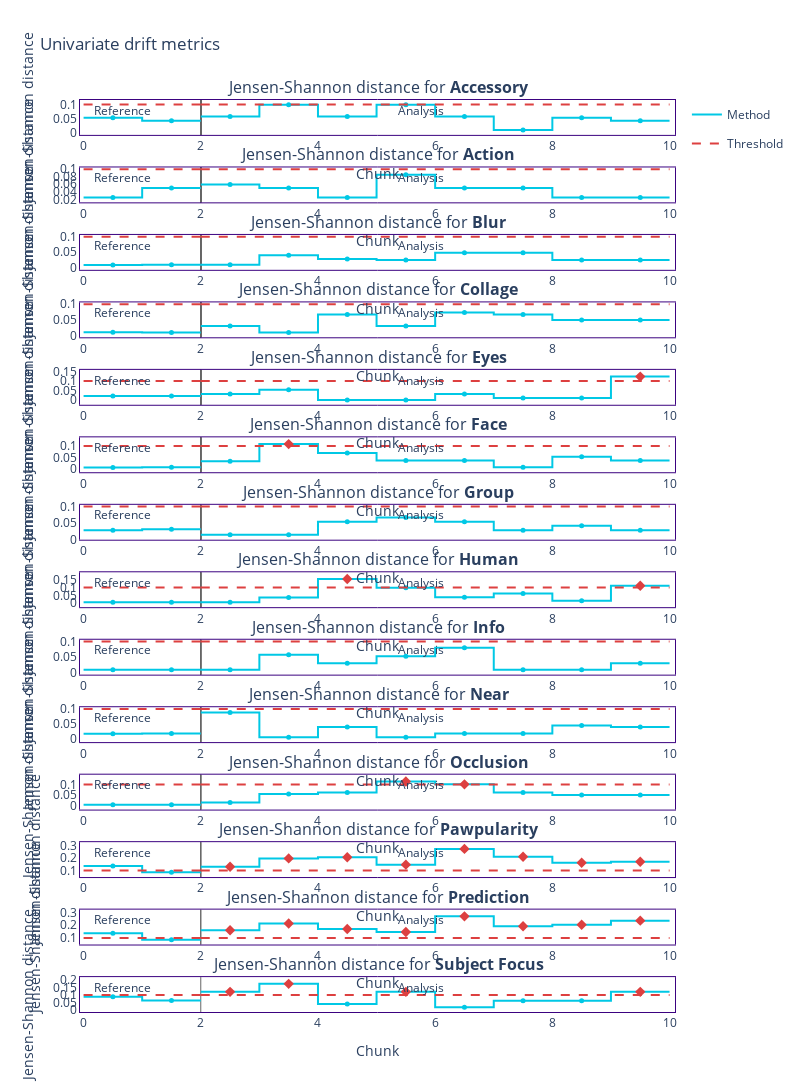

Source (notebook cell):
### Code cell
fig = drift_result.plot(kind = 'drift')
fig.update_layout(width = 800)
fig.show()
